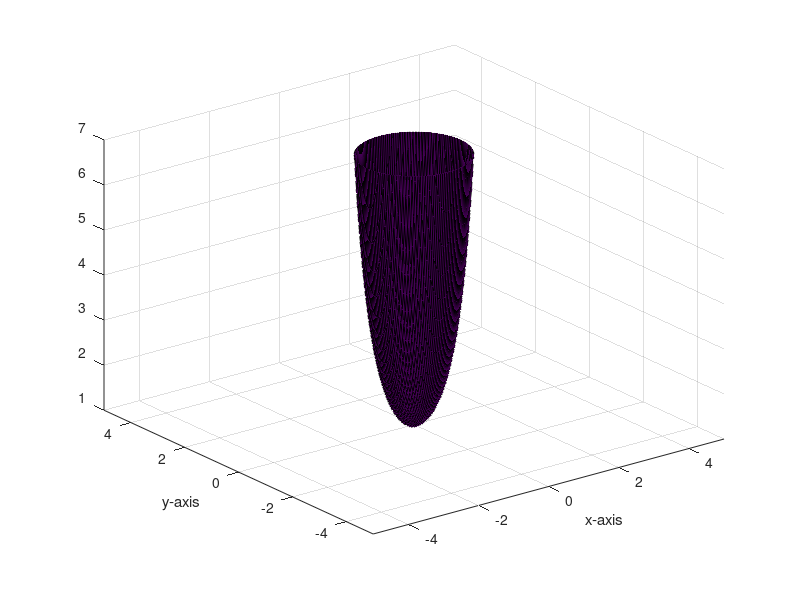

MATLAB code to generate this figure:
clear 
clc 
x=-5:.05:5; 
y=-5:.05:5;
[x,y]=meshgrid(x,y); 
k = x.^2 + y.^2;
z=exp(k) - sin(x.*y);

surf(x,y,z); 

% limiting the values of z-axis to smaller range
axis([-5, 5, -5, 5, min(z(:)), max(7)]);

xlabel('x-axis')
ylabel('y-axis')
grid on




